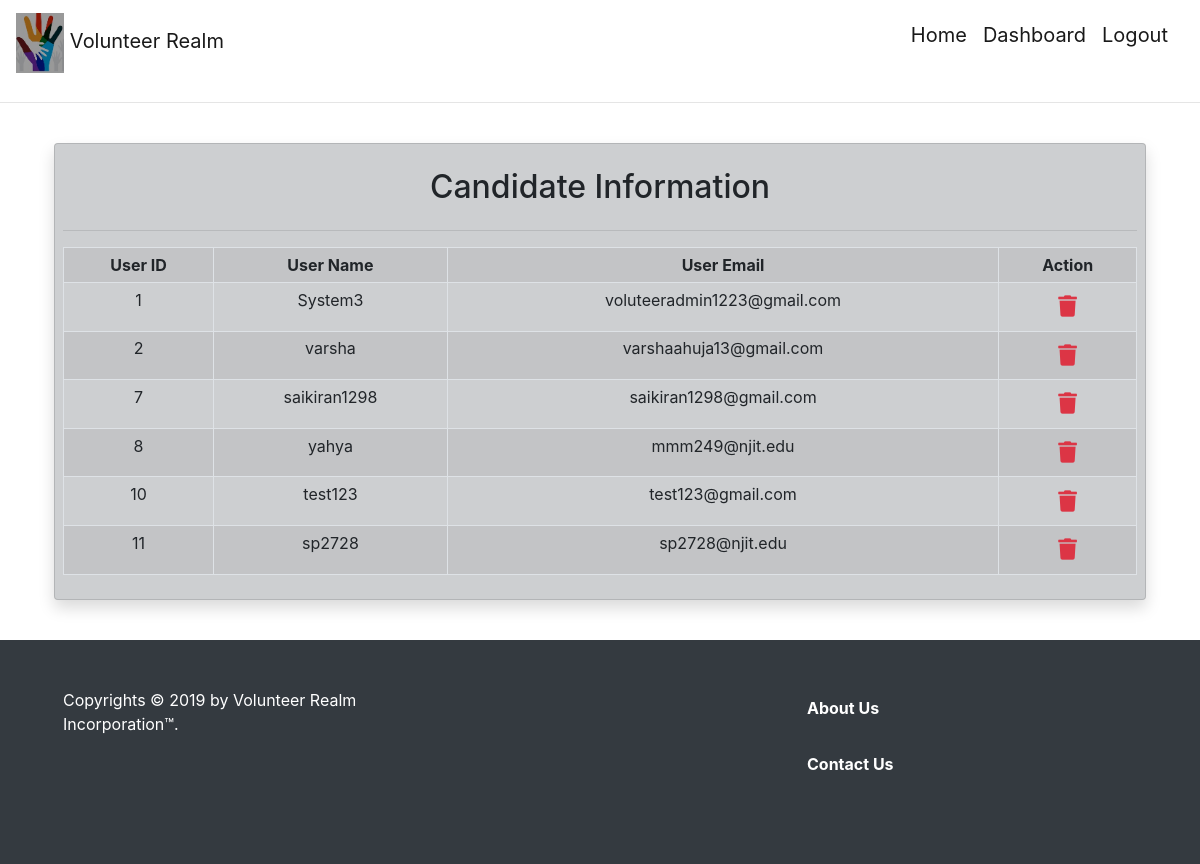
/usersLists (signed in), run on an earlier commit of the app's database.
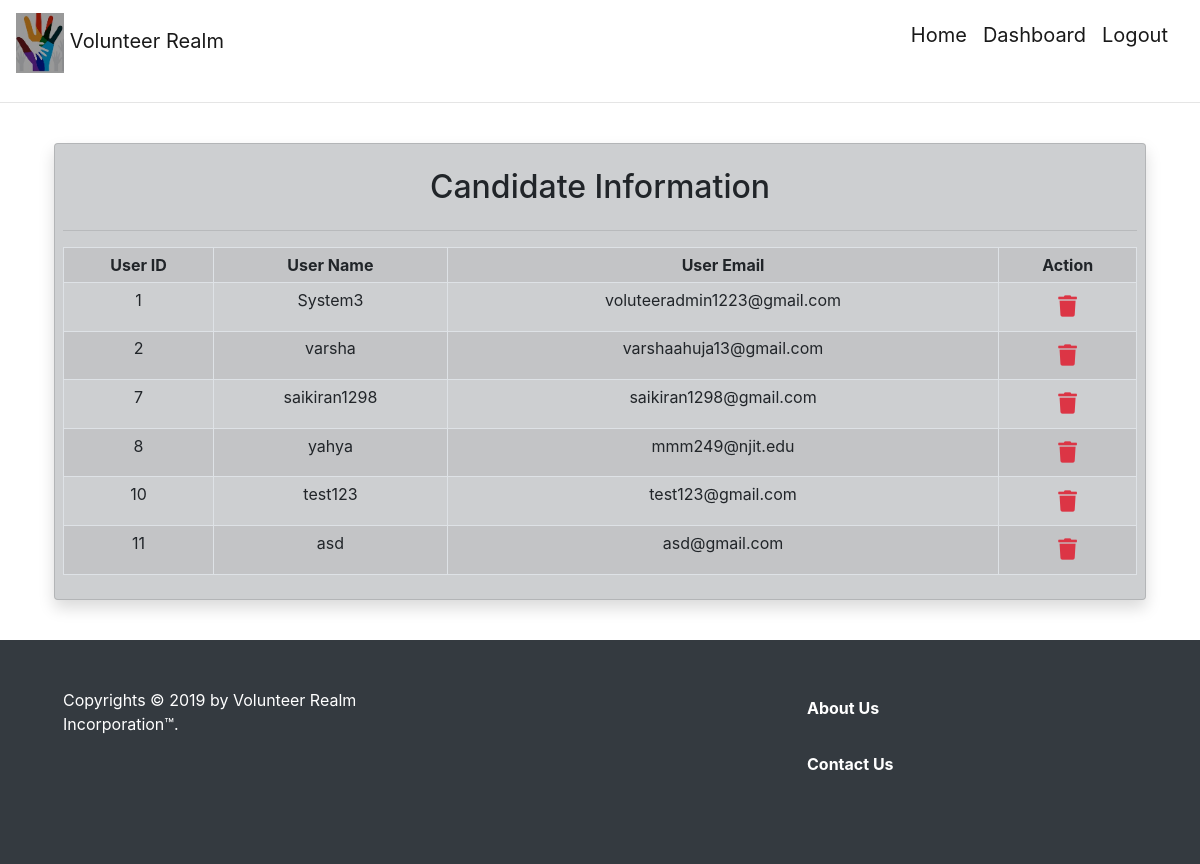
And on a later commit of the database.
### auth/models.py (models this page shows, shortened)
class User(UserMixin, db.Model):
    id = db.Column(db.Integer, primary_key=True)  # primary keys are required by SQLAlchemy
    email = db.Column(db.String(100), unique=True)
    password = db.Column(db.String(100))
    name = db.Column(db.String(64), unique=True)
    first_name = db.Column(db.String(64))
    last_name = db.Column(db.String(64))
    phone_number = db.Column(db.String(15), unique=True)
    linkedIn = db.Column(db.String(100))
    gender = db.Column(db.String(10))
    permission = db.Column(db.Enum(Permission), default=Permission.USER)
    def is_admin(self):
        return self.permission == Permission.ADMIN

### admins/admins.py (the view)
@admin.route('/usersLists')
@login_required
@admin_only
def userList():
    user = User.query.all()
    return render_template('userList.html', user=user)

### app.py (called while the page is built)
def admin_only(f):
    @functools.wraps(f)
    def wrap(*args, **kwargs):
        if current_user and current_user.is_authenticated and current_user.is_admin():
            return f(*args, **kwargs)
        else:
            flash("You are not authenticated to this page")
            return redirect(url_for('user.userProfile'))
    return wrap

def register_blueprints(app):
    from auth.models import User
    from auth.auth import auth as auth_blueprint
    from core.main import main as main_blueprint
    from admins.admins import admin as admin_blueprint
    from users.users import user as user_blueprint
    @login_manager.user_loader
    def load_user(user_id):
        return User.query.get(int(user_id))
    app.register_blueprint(user_blueprint)
    app.register_blueprint(admin_blueprint)
    app.register_blueprint(auth_blueprint)
    app.register_blueprint(main_blueprint)

### admins/templates/userList.html
{% extends "base.html" %}
{% block content %}
    <hr>
    <div class="container p-4">
        <div class="card text-center cardspage p-2 shadow">
            <h2 class="title pt-3">
                Candidate Information
            </h2>
            <hr>
            <table datatable id="example" class="table table-striped table-bordered table-sm row-border hover">
                <tr>
                    <th>User ID</th>
                    <th>User Name</th>
                    <th>User Email</th>
                    <th>Action</th>
                </tr>
                {% for row in user %}
                    <tr>
                        <td>{{ row.id }}</td>
                        <td>{{ row.name }}</td>
                        <td>{{ row.email }}</td>
                        <td>
                            <a class="btn" href="/deleteUser/{{ row.id }}" data-toggle="tooltip"
                               data-placement="top" title="Delete"> <i class="fa fa-lg text-danger fa-trash"></i></a>
                        </td>
                    </tr>
                {% endfor %}
            </table>
        </div>
    </div>
{% endblock %}

What changed in the data, as far as the page shows it:
changed User id 11: name "sp2728" → "asd"; email "sp2728@njit.edu" → "asd@gmail.com"
